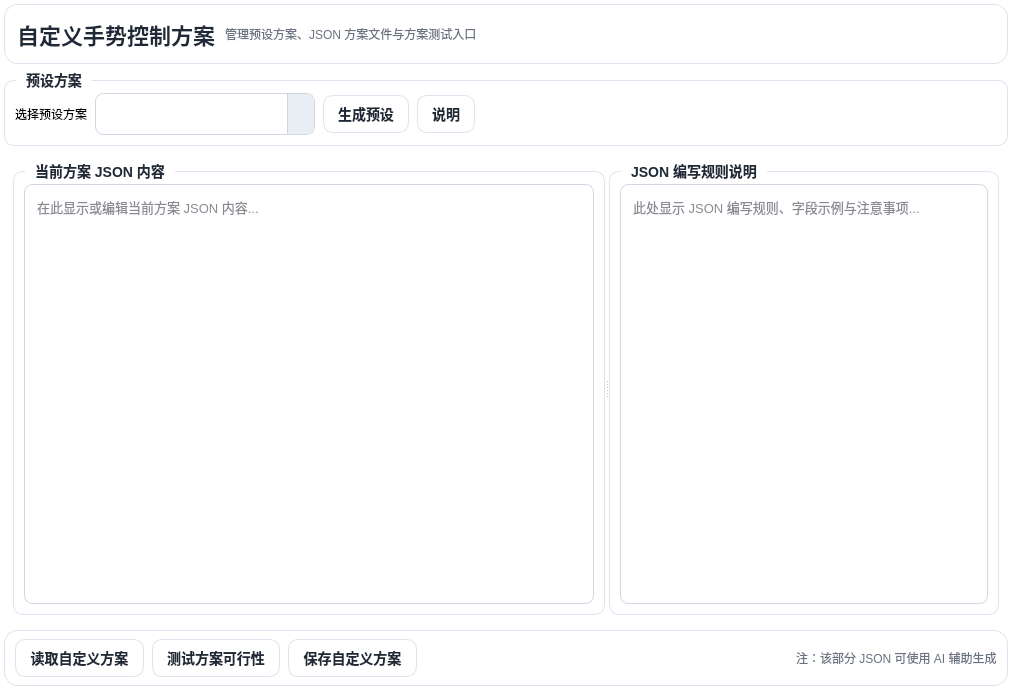
<?xml version="1.0" encoding="UTF-8"?>
<ui version="4.0">
 <class>SchemeControlPage</class>
 <widget class="QWidget" name="SchemeControlPage">
  <property name="geometry">
   <rect>
    <x>0</x>
    <y>0</y>
    <width>1012</width>
    <height>688</height>
   </rect>
  </property>
  <property name="windowTitle">
   <string>SchemeControlPage</string>
  </property>
  <property name="styleSheet">
   <string notr="true">
   QWidget#SchemeControlPage {
    background-color: #ffffff;
    color: #1f2937;
    font-family: &quot;Segoe UI&quot;, &quot;Microsoft YaHei&quot;, sans-serif;
}

QFrame#frameTitle,
QFrame#frameBottomButtons {
    background-color: #ffffff;
    border: 1px solid #dbe3ee;
    border-radius: 14px;
}

QGroupBox {
    background-color: #ffffff;
    border: 1px solid #dbe3ee;
    border-radius: 10px;
    margin-top: 10px;
    font-size: 14px;
    font-weight: 600;
    color: #1f2937;
}

QGroupBox::title {
    subcontrol-origin: margin;
    left: 12px;
    padding: 2px 8px;
    color: #1f2937;
    font-size: 14px;
    font-weight: 600;
}

QLabel#labelPageTitle {
    color: #1f2937;
    font-size: 22px;
    font-weight: 700;
}

QLabel#labelPageHint,
QLabel#labelBottomHint {
    color: #6b7280;
    font-size: 12px;
}

QLabel[role=&quot;fieldName&quot;] {
    color: #374151;
    font-size: 13px;
    font-weight: 600;
}

QLineEdit,
QComboBox,
QSpinBox,
QDoubleSpinBox {
    min-height: 30px;
    background-color: #ffffff;
    border: 1px solid #cfd8e3;
    border-radius: 8px;
    color: #111827;
    font-size: 14px;
}

QLineEdit {
    padding: 5px 10px;
}

QLineEdit:hover,
QComboBox:hover,
QSpinBox:hover,
QDoubleSpinBox:hover {
    border: 1px solid #93c5fd;
}

QLineEdit:focus,
QComboBox:focus,
QSpinBox:focus,
QDoubleSpinBox:focus {
    border: 1px solid #2563eb;
    background-color: #ffffff;
}

QComboBox {
    padding: 5px 28px 5px 10px;
}

QComboBox::drop-down {
    subcontrol-origin: padding;
    subcontrol-position: top right;
    width: 26px;
    background-color: #e9eef5;
    border-left: 1px solid #cfd8e3;
    border-top-right-radius: 7px;
    border-bottom-right-radius: 7px;
}

QComboBox::drop-down:hover {
    background-color: #dbeafe;
}

QComboBox::drop-down:pressed {
    background-color: #bfdbfe;
}

QComboBox::down-arrow {
    width: 9px;
    height: 9px;
}

QSpinBox,
QDoubleSpinBox {
    padding: 5px 40px 5px 10px;
    font-weight: 600;
}

QSpinBox::up-button,
QDoubleSpinBox::up-button,
QSpinBox::down-button,
QDoubleSpinBox::down-button {
    subcontrol-origin: border;
    width: 20px;
    background-color: #c9d4e2;
    border-left: 1px solid #b4c0cf;
}

QSpinBox::up-button,
QDoubleSpinBox::up-button {
    subcontrol-position: top right;
    border-top-right-radius: 7px;
    border-bottom: 1px solid #9fb0c4;
    margin: 1px 1px 0 0;
}

QSpinBox::down-button,
QDoubleSpinBox::down-button {
    subcontrol-position: bottom right;
    border-bottom-right-radius: 7px;
    border-top: 1px solid #dfe7f0;
    margin: 0 1px 1px 0;
}

QSpinBox::up-button:hover,
QDoubleSpinBox::up-button:hover,
QSpinBox::down-button:hover,
QDoubleSpinBox::down-button:hover {
    background-color: #b8d4fb;
}

QSpinBox::up-button:pressed,
QDoubleSpinBox::up-button:pressed,
QSpinBox::down-button:pressed,
QDoubleSpinBox::down-button:pressed {
    background-color: #93c5fd;
}

QPushButton {
    background-color: #ffffff;
    border: 1px solid #dbe3ee;
    border-radius: 10px;
    padding: 7px 14px;
    color: #1f2937;
    font-size: 14px;
    font-weight: 600;
}

QPushButton:hover {
    background-color: #eef4ff;
    border: 1px solid #bfdbfe;
}

QPushButton:pressed {
    background-color: #dbeafe;
}

QPlainTextEdit {
    background-color: #ffffff;
    color: #111827;
    border: 1px solid #cfd8e3;
    border-radius: 8px;
    padding: 8px;
    font-family: Consolas, &quot;Courier New&quot;, monospace;
    font-size: 13px;
}

QPlainTextEdit:hover {
    border: 1px solid #93c5fd;
}

QPlainTextEdit:focus {
    border: 1px solid #2563eb;
    background-color: #ffffff;
}

QScrollArea {
    border: none;
    background: transparent;
}</string>
  </property>
  <layout class="QVBoxLayout" name="verticalLayoutMain">
   <property name="spacing">
    <number>6</number>
   </property>
   <property name="leftMargin">
    <number>4</number>
   </property>
   <property name="topMargin">
    <number>4</number>
   </property>
   <property name="rightMargin">
    <number>4</number>
   </property>
   <property name="bottomMargin">
    <number>4</number>
   </property>
   <item>
    <widget class="QFrame" name="frameTitle">
     <property name="sizePolicy">
      <sizepolicy hsizetype="Preferred" vsizetype="Fixed">
       <horstretch>0</horstretch>
       <verstretch>0</verstretch>
      </sizepolicy>
     </property>
     <property name="minimumSize">
      <size>
       <width>0</width>
       <height>60</height>
      </size>
     </property>
     <property name="maximumSize">
      <size>
       <width>16777215</width>
       <height>60</height>
      </size>
     </property>
     <property name="frameShape">
      <enum>QFrame::Shape::StyledPanel</enum>
     </property>
     <property name="frameShadow">
      <enum>QFrame::Shadow::Plain</enum>
     </property>
     <layout class="QHBoxLayout" name="horizontalLayoutTitle">
      <property name="spacing">
       <number>10</number>
      </property>
      <property name="leftMargin">
       <number>12</number>
      </property>
      <property name="topMargin">
       <number>10</number>
      </property>
      <property name="rightMargin">
       <number>12</number>
      </property>
      <property name="bottomMargin">
       <number>10</number>
      </property>
      <item>
       <widget class="QLabel" name="labelPageTitle">
        <property name="text">
         <string>自定义手势控制方案</string>
        </property>
       </widget>
      </item>
      <item>
       <widget class="QLabel" name="labelPageHint">
        <property name="text">
         <string>管理预设方案、JSON 方案文件与方案测试入口</string>
        </property>
       </widget>
      </item>
      <item>
       <spacer name="horizontalSpacerTitle">
        <property name="orientation">
         <enum>Qt::Orientation::Horizontal</enum>
        </property>
        <property name="sizeHint" stdset="0">
         <size>
          <width>40</width>
          <height>20</height>
         </size>
        </property>
       </spacer>
      </item>
     </layout>
    </widget>
   </item>
   <item>
    <layout class="QVBoxLayout" name="verticalLayoutContent">
     <property name="spacing">
      <number>6</number>
     </property>
     <property name="leftMargin">
      <number>0</number>
     </property>
     <property name="topMargin">
      <number>0</number>
     </property>
     <property name="rightMargin">
      <number>0</number>
     </property>
     <property name="bottomMargin">
      <number>0</number>
     </property>
     <item>
      <widget class="QGroupBox" name="groupBoxPreset">
       <property name="title">
        <string>预设方案</string>
       </property>
       <layout class="QHBoxLayout" name="horizontalLayoutPreset">
        <property name="spacing">
         <number>8</number>
        </property>
        <property name="leftMargin">
         <number>10</number>
        </property>
        <property name="topMargin">
         <number>12</number>
        </property>
        <property name="rightMargin">
         <number>10</number>
        </property>
        <property name="bottomMargin">
         <number>10</number>
        </property>
        <item>
         <widget class="QLabel" name="labelPresetSchemeText">
          <property name="text">
           <string>选择预设方案</string>
          </property>
          <property name="role" stdset="0">
           <string>fieldName</string>
          </property>
         </widget>
        </item>
        <item>
         <widget class="QComboBox" name="comboBoxPresetScheme">
          <property name="minimumSize">
           <size>
            <width>220</width>
            <height>42</height>
           </size>
          </property>
         </widget>
        </item>
        <item>
         <widget class="QPushButton" name="btnGeneratePreset">
          <property name="text">
           <string>生成预设</string>
          </property>
         </widget>
        </item>
        <item>
         <widget class="QPushButton" name="btnExplainPreset">
          <property name="text">
           <string>说明</string>
          </property>
         </widget>
        </item>
        <item>
         <spacer name="horizontalSpacerPreset">
          <property name="orientation">
           <enum>Qt::Orientation::Horizontal</enum>
          </property>
          <property name="sizeHint" stdset="0">
           <size>
            <width>40</width>
            <height>20</height>
           </size>
          </property>
         </spacer>
        </item>
       </layout>
      </widget>
     </item>
     <item>
      <widget class="QWidget" name="ContentWidget" native="true">
       <property name="sizePolicy">
        <sizepolicy hsizetype="Preferred" vsizetype="Expanding">
         <horstretch>0</horstretch>
         <verstretch>0</verstretch>
        </sizepolicy>
       </property>
       <layout class="QHBoxLayout" name="horizontalLayout">
        <item>
         <widget class="QSplitter" name="splitter">
          <property name="orientation">
           <enum>Qt::Orientation::Horizontal</enum>
          </property>
          <widget class="QGroupBox" name="groupBoxJsonEditor">
           <property name="title">
            <string>当前方案 JSON 内容</string>
           </property>
           <layout class="QVBoxLayout" name="verticalLayoutJsonEditor">
            <property name="spacing">
             <number>6</number>
            </property>
            <property name="leftMargin">
             <number>10</number>
            </property>
            <property name="topMargin">
             <number>12</number>
            </property>
            <property name="rightMargin">
             <number>10</number>
            </property>
            <property name="bottomMargin">
             <number>10</number>
            </property>
            <item>
             <widget class="QPlainTextEdit" name="plainTextEditSchemeJson">
              <property name="minimumSize">
               <size>
                <width>400</width>
                <height>420</height>
               </size>
              </property>
              <property name="placeholderText">
               <string>在此显示或编辑当前方案 JSON 内容...</string>
              </property>
             </widget>
            </item>
           </layout>
          </widget>
          <widget class="QGroupBox" name="groupBoxJsonRule">
           <property name="sizePolicy">
            <sizepolicy hsizetype="Preferred" vsizetype="Preferred">
             <horstretch>0</horstretch>
             <verstretch>0</verstretch>
            </sizepolicy>
           </property>
           <property name="minimumSize">
            <size>
             <width>0</width>
             <height>0</height>
            </size>
           </property>
           <property name="maximumSize">
            <size>
             <width>999999</width>
             <height>16777215</height>
            </size>
           </property>
           <property name="title">
            <string>JSON 编写规则说明</string>
           </property>
           <layout class="QVBoxLayout" name="verticalLayoutJsonRule">
            <property name="spacing">
             <number>6</number>
            </property>
            <property name="leftMargin">
             <number>10</number>
            </property>
            <property name="topMargin">
             <number>12</number>
            </property>
            <property name="rightMargin">
             <number>10</number>
            </property>
            <property name="bottomMargin">
             <number>10</number>
            </property>
            <item>
             <widget class="QPlainTextEdit" name="plainTextEditJsonRule">
              <property name="readOnly">
               <bool>true</bool>
              </property>
              <property name="placeholderText">
               <string>此处显示 JSON 编写规则、字段示例与注意事项...</string>
              </property>
             </widget>
            </item>
           </layout>
          </widget>
         </widget>
        </item>
       </layout>
      </widget>
     </item>
    </layout>
   </item>
   <item>
    <widget class="QFrame" name="frameBottomButtons">
     <property name="frameShape">
      <enum>QFrame::Shape::StyledPanel</enum>
     </property>
     <property name="frameShadow">
      <enum>QFrame::Shadow::Plain</enum>
     </property>
     <layout class="QHBoxLayout" name="horizontalLayoutBottomButtons">
      <property name="spacing">
       <number>8</number>
      </property>
      <property name="leftMargin">
       <number>10</number>
      </property>
      <property name="topMargin">
       <number>8</number>
      </property>
      <property name="rightMargin">
       <number>10</number>
      </property>
      <property name="bottomMargin">
       <number>8</number>
      </property>
      <item>
       <widget class="QPushButton" name="btnLoadJson">
        <property name="text">
         <string>读取自定义方案</string>
        </property>
       </widget>
      </item>
      <item>
       <widget class="QPushButton" name="btnTestScheme">
        <property name="text">
         <string>测试方案可行性</string>
        </property>
       </widget>
      </item>
      <item>
       <widget class="QPushButton" name="btnSaveJson">
        <property name="text">
         <string>保存自定义方案</string>
        </property>
       </widget>
      </item>
      <item>
       <spacer name="horizontalSpacerBottomButtons">
        <property name="orientation">
         <enum>Qt::Orientation::Horizontal</enum>
        </property>
        <property name="sizeHint" stdset="0">
         <size>
          <width>40</width>
          <height>20</height>
         </size>
        </property>
       </spacer>
      </item>
      <item>
       <widget class="QLabel" name="labelBottomHint">
        <property name="text">
         <string>注：该部分 JSON 可使用 AI 辅助生成</string>
        </property>
       </widget>
      </item>
     </layout>
    </widget>
   </item>
  </layout>
 </widget>
 <resources/>
 <connections/>
</ui>
